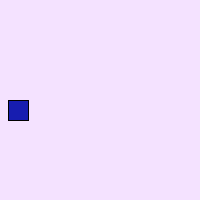
Frame 1 (no input)
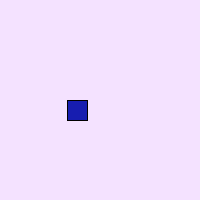
Frame 60 (the mouse pressed at the canvas centre just before this capture)
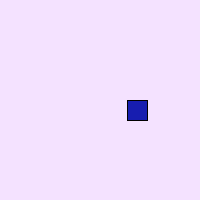
Frame 120 (the mouse held since frame 60 and released just before this capture)

The Processing sketch that drew these frames (run headless with seeded random() and noise(); from frame 60 on, the mouse is pressed at the canvas centre):

// Processing sketch: processing_184258
// ── processing_184258.pde

//declare variable
int x = 8;

void setup(){
  //exevuted only once
  size(200,200);
  frameRate(60);
}

void draw(){
  background(244,226,255);
  fill(23,29,176);
  rect(x,100,20,20);
  x = x + 1;
  x = x%200;
  println(x);
}
